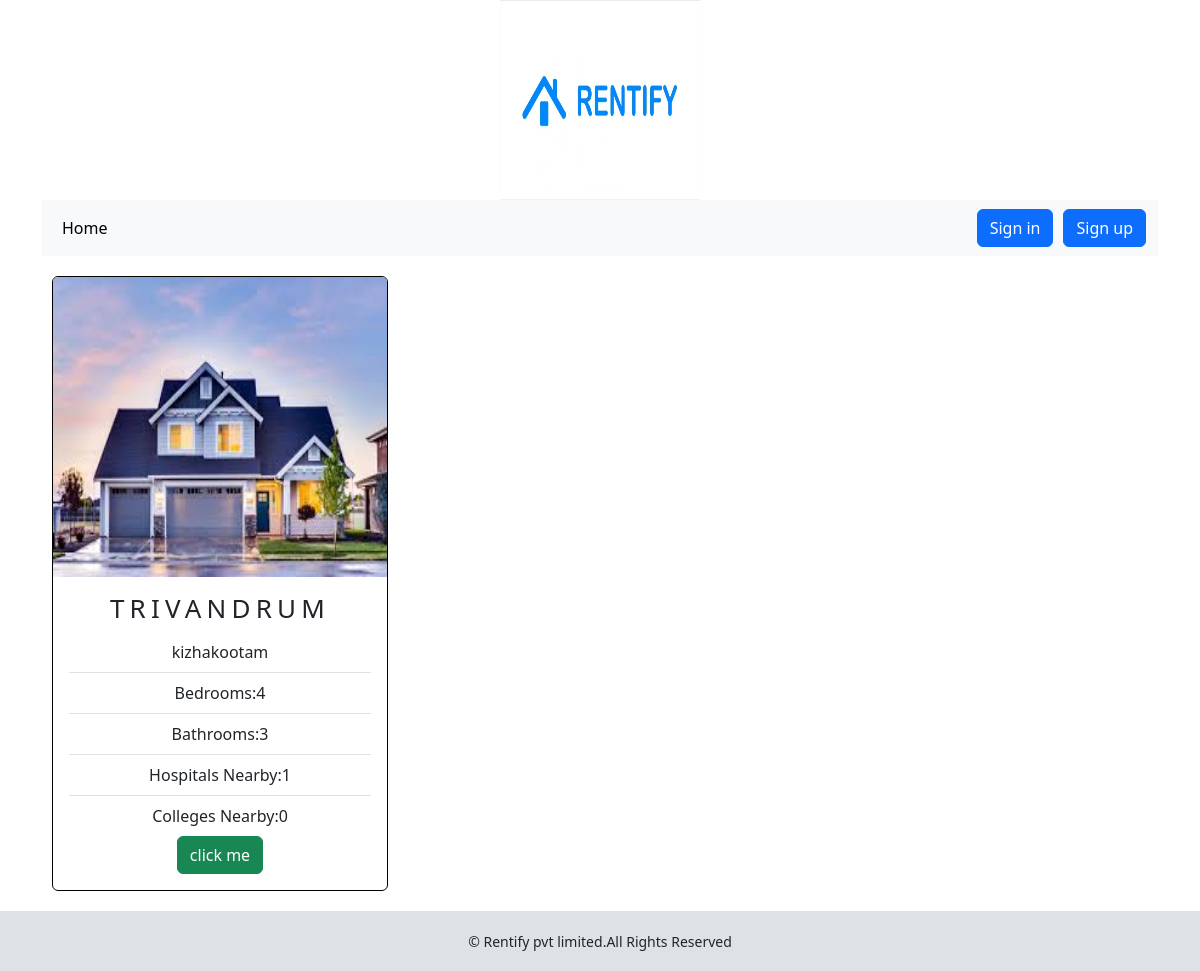
The app's page /filter/trivandrum/ with its own data.
### rent/models.py (models this page shows, shortened)
class Property(models.Model):
    place=models.CharField(max_length=200)
    area=models.CharField(max_length=200)
    img=models.ImageField(upload_to='image')
    bedrooms=models.IntegerField()
    bathrooms=models.IntegerField()
    hospitals=models.IntegerField()
    colleges=models.IntegerField()
    added_by = models.ForeignKey(get_user_model(), on_delete=models.CASCADE)

### rent/views.py (the view)
# urls.py: path('filter/<str:place>/',views.filter,name="property_detail")
def filter(request,place):
    user=request.user
    properties = Property.objects.filter(place=place)
    context = {'properties': properties}
    return render(request, 'filter.html', context)

### rent/contextprocessor.py (called while the page is built)
def menu_links(request):
    links = Property.objects.values_list('place', flat=True).distinct()
    return dict(links=links)

### templates/filter.html
{% extends 'base.html' %}
{% load static %}
{% block content %}
<div class="row">
{% if properties %}
    {% for property in properties %}
        <div class="my_bottommargin card-container col-sm-12  col-md-4 col-lg-4">
        <div class="card text-center" style="min-width: 18rem;">
            <a href="#"><img class="card-img-top my-image" height="300px" src="{{property.img.url}}" alt="property image"></a>
         <div class="card-body">
            <h5 class="card-title">{{property.place}}</h5>
             <ul class="list-group list-group-flush">
    <li class="list-group-item">{{property.area}}</li>
    <li class="list-group-item">Bedrooms:{{property.bedrooms}}</li>
    <li class="list-group-item">Bathrooms:{{property.bathrooms}}</li>
                 <li class="list-group-item">Hospitals Nearby:{{property.hospitals}}</li>
                 <li class="list-group-item">Colleges Nearby:{{property.colleges}}</li>
  </ul>
              <a href="{% url 'rent:property' id=property.id %}" class="btn btn-success">click me</a>
            </div>
        </div>
        </div>
    {% endfor %}
{% else %}
<p style="color:red;font-size:20px" class="text-center">no properties available!!</p>
{% endif %}
</div>
{% endblock %}

### static/css/custom.css (style rules this page uses)
body { margin: 0; padding: 0; display: flex; flex-direction: column; min-height: 100vh; }
.card-title { font-size:26px; text-transform:uppercase; letter-spacing:.2em }
.card-container { display: flex; }
.card { flex: 1; height: 100%; border: 1px solid #000; margin: 0 10px; }
.my-image { width:100%; }
.my_bottommargin { margin-bottom:20px; }

### records on screen
Property: img (picture), place "TRIVANDRUM", area "kizhakootam", bedrooms "4", bathrooms "3", hospitals "1", colleges "0"
